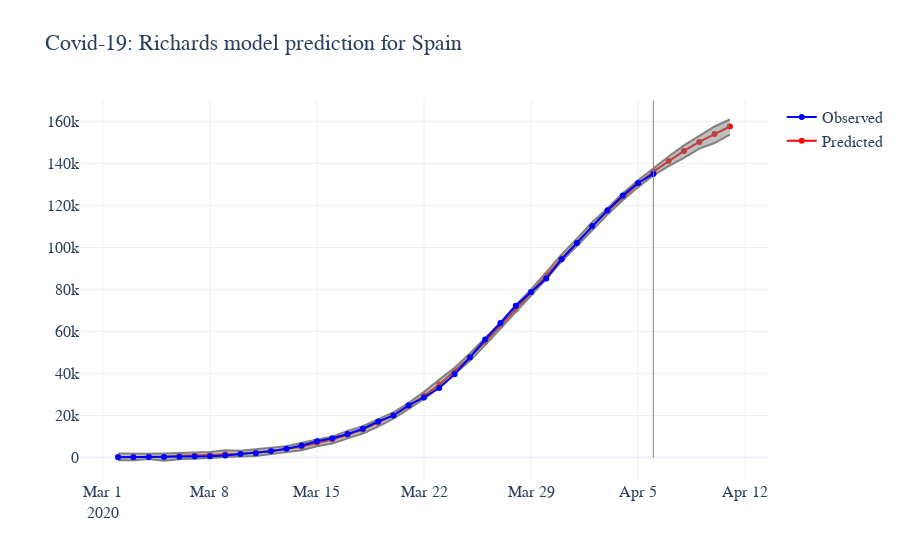

Notebook source saved alongside this figure:
### Code cell
fig = go.Figure(layout={'title': 'Covid-19: Richards model prediction for Spain',
                        'font': {'family': 'Courier', 'size': 16}})
fig.add_trace(go.Scatter(x=df.date, y=df.acumulado_pred, 
                         fill=None, mode='markers+lines', line_color='red', name="Predicted"))
fig.add_trace(go.Scatter(x=df.date, y=df.acumulado_pred_lower, 
                         fill=None, mode='lines', line_color='gray', showlegend=False))
fig.add_trace(go.Scatter(x=df.date, y=df.acumulado_pred_upper,
    fill='tonexty', # fill area between trace0 and trace1
    mode='lines', line_color='gray', showlegend=False))
fig.add_trace(go.Scatter(x=df.date, y=df.acumulado, 
                         fill=None, mode='markers+lines', line_color='blue', name="Observed"))
fig.add_shape(
        # Line Vertical
        dict(type="line", 
             x0=str(df.date.values[len(df.dropna().acumulado.values)-1])[:10], 
             y0=0, x1=str(df.date.values[len(df.dropna().acumulado.values)-1])[:10], 
             y1=170000, line=dict(color="gray", width=1)))
fig.layout.template = 'plotly_white'
fig.show()
